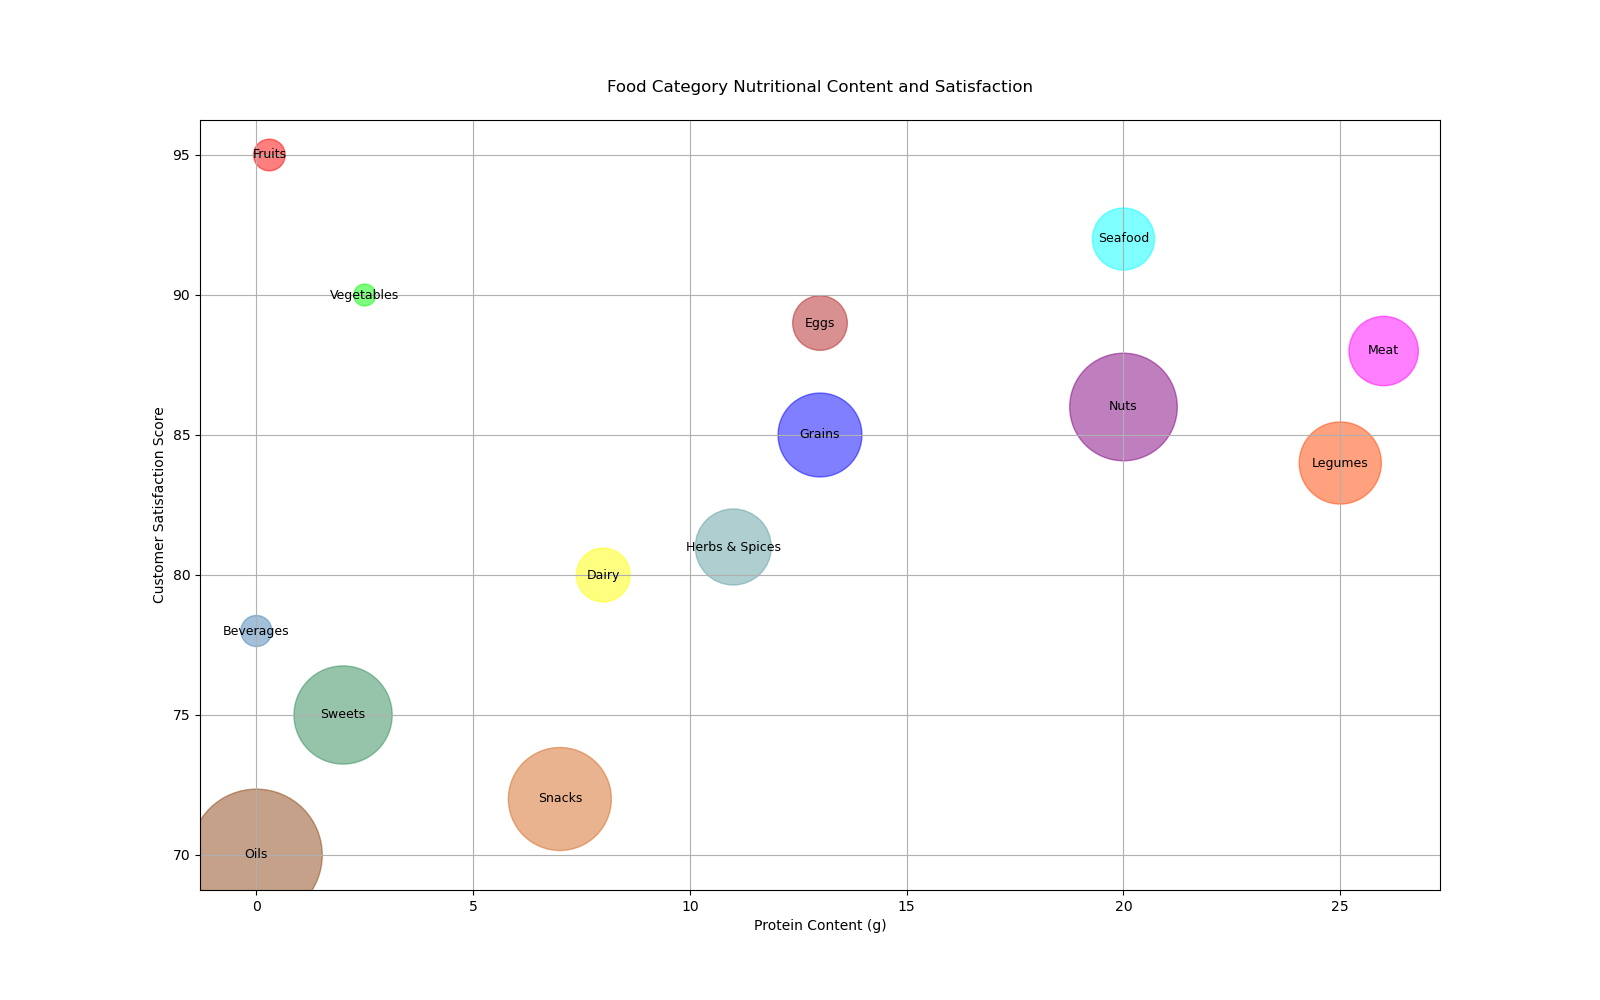

Write the Python code that produced this figure.

import matplotlib.pyplot as plt

data = {
    'Category': ['Fruits', 'Vegetables', 'Grains', 'Dairy', 'Meat', 'Seafood', 'Nuts', 
                 'Legumes', 'Sweets', 'Beverages', 'Snacks', 'Oils', 'Eggs', 'Herbs & Spices'],
    'Calories': [52, 25, 365, 150, 250, 200, 600, 350, 500, 50, 550, 900, 155, 300],
    'Protein (g)': [0.3, 2.5, 13, 8, 26, 20, 20, 25, 2, 0, 7, 0, 13, 11],
    'Satisfaction Score': [95, 90, 85, 80, 88, 92, 86, 84, 75, 78, 72, 70, 89, 81]
}

size = [value * 10 for value in data['Calories']]

plt.figure(figsize=(16, 10))

scatter = plt.scatter(data['Protein (g)'], data['Satisfaction Score'], 
                      s=size, alpha=0.5, 
                      c=['#FF0000', '#00FF00', '#0000FF', '#FFFF00', '#FF00FF', '#00FFFF', '#800080', 
                         '#FF4500', '#2E8B57', '#4682B4', '#D2691E', '#8B4513', '#B22222', '#5F9EA0'])

plt.title('Food Category Nutritional Content and Satisfaction', pad=20)
plt.xlabel('Protein Content (g)')
plt.ylabel('Customer Satisfaction Score')

for index, category in enumerate(data['Category']):
    plt.text(data['Protein (g)'][index], data['Satisfaction Score'][index], 
             category, fontsize=9, ha='center', va='center')

plt.grid(True)
plt.show()
